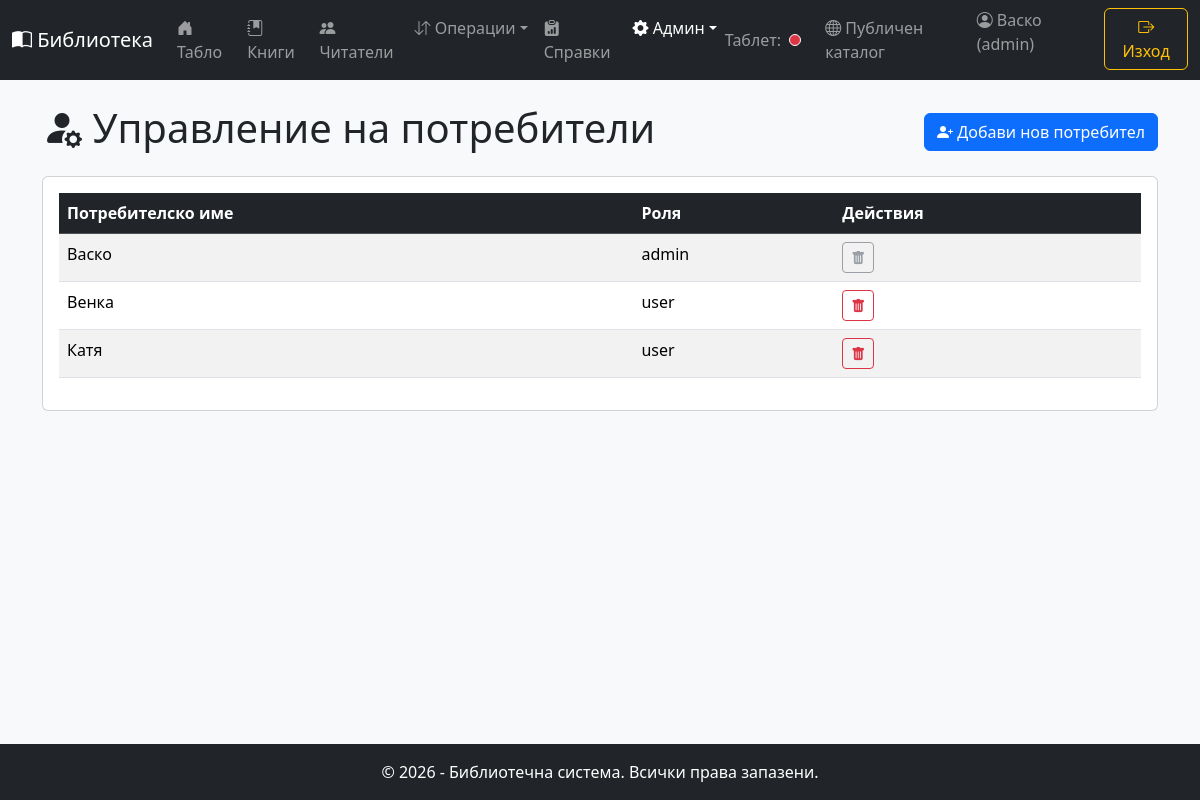
Page /users (signed in) on the committed database.
### tables this page shows
CREATE TABLE users ( id INTEGER PRIMARY KEY AUTOINCREMENT, username TEXT UNIQUE NOT NULL, password TEXT NOT NULL, role TEXT NOT NULL DEFAULT 'librarian' , failed_login_attempts INTEGER DEFAULT 0, lockout_until DATETIME);

### application/routes_auth.py (the view)
@auth_bp.route('/users')
@admin_required
def users_page():
    conn = get_db()
    users = conn.execute("SELECT id, username, role FROM users ORDER BY username").fetchall()
    return render_template('users.html', users=users)

### application/utils.py (called while the page is built)
def admin_required(f):
    @wraps(f)
    def decorated_function(*args, **kwargs):
        if 'user_id' not in session:
            return redirect(url_for('auth.login_page'))
        if session.get('role') != 'admin':
            flash('Нямате необходимите права за достъп до тази страница.', 'danger')
            return redirect(url_for('main.index'))
        return f(*args, **kwargs)
    return decorated_function

### application/templates/users.html (shortened to what this page needs)
{% extends "base.html" %}
{% block content %}
<div class="d-flex justify-content-between align-items-center mb-3">
    <h1><i class="bi bi-person-fill-gear"></i> Управление на потребители</h1>
    <a href="{{ url_for('auth.add_user_page') }}" class="btn btn-primary"><i class="bi bi-person-plus-fill"></i> Добави нов потребител</a>
</div>
<div class="card">
    <div class="card-body">
        <div class="table-responsive">
            <table class="table table-striped table-hover">
                <thead class="table-dark">
                    <tr>
                        <th>Потребителско име</th>
                        <th>Роля</th>
                        <th>Действия</th>
                    </tr>
                </thead>
                <tbody>
                    {% for user in users %}
                    <tr>
                        <td>{{ user.username }}</td>
                        <td>{{ user.role }}</td>
                        <td>
                            {% if user.id != session.user_id %}
                            <form action="{{ url_for('auth.delete_user', user_id=user.id) }}" method="post" class="d-inline" onsubmit="return confirm('Сигурни ли сте, че искате да изтриете потребител {{ user.username }}?');">
                                <button type="submit" class="btn btn-sm btn-outline-danger" title="Изтрий">
                                    <i class="bi bi-trash-fill"></i>
                                </button>
                            </form>
                            {% else %}
                            <button class="btn btn-sm btn-outline-secondary" disabled title="Не можете да изтриете себе си">
                                <i class="bi bi-trash-fill"></i>
                            </button>
                            {% endif %}
                        </td>
                    </tr>
                    {% endfor %}
                </tbody>
            </table>
        </div>
    </div>
</div>
{% endblock %}

### application/templates/base.html (shortened to what this page needs)
<!DOCTYPE html>
<html lang="bg">
<head>
    <link href="https://cdn.jsdelivr.net/npm/bootstrap@5.3.3/dist/css/bootstrap.min.css" rel="stylesheet">
    <link rel="stylesheet" href="https://cdn.jsdelivr.net/npm/bootstrap-icons@1.11.3/font/bootstrap-icons.css">
    <link rel="stylesheet" href="{{ url_for('static', filename='app.css') }}">
</head>
<body>
    <nav class="navbar navbar-expand-lg navbar-dark bg-dark sticky-top">
        <div class="container-fluid">
            <a class="navbar-brand" href="{{ url_for('main.index') }}"><i class="bi bi-book-half"></i> Библиотека</a>
            <div class="collapse navbar-collapse" id="navbarNav">
                {% if session.user_id %}
                <ul class="navbar-nav me-auto mb-2 mb-lg-0">
                    <li class="nav-item"><a class="nav-link {% if request.endpoint == 'main.index' %}active{% endif %}" href="{{ url_for('main.index') }}"><i class="bi bi-house-door-fill"></i> Табло</a></li>
                    <li class="nav-item"><a class="nav-link {% if 'books' in request.endpoint %}active{% endif %}" href="{{ url_for('books.books_list_page') }}"><i class="bi bi-journal-bookmark-fill"></i> Книги</a></li>
                    <li class="nav-item"><a class="nav-link {% if 'readers' in request.endpoint %}active{% endif %}" href="{{ url_for('readers.readers_list_page') }}"><i class="bi bi-people-fill"></i> Читатели</a></li>
                    <li class="nav-item dropdown">
                        <a class="nav-link dropdown-toggle {% if 'transaction' in request.endpoint %}active{% endif %}" href="#" id="navbarDropdownTransactions" role="button" data-bs-toggle="dropdown" aria-expanded="false"><i class="bi bi-arrow-down-up"></i> Операции</a>
                    </li>
                     <li class="nav-item"><a class="nav-link {% if 'reports' in request.endpoint %}active{% endif %}" href="{{ url_for('reports.reports_page') }}"><i class="bi bi-clipboard-data-fill"></i> Справки</a></li>
                    {% if session.role == 'admin' %}
                    <li class="nav-item dropdown">
                        <a class="nav-link dropdown-toggle {% if 'auth' in request.endpoint or 'settings' in request.endpoint %}active{% endif %}" href="#" id="navbarDropdownAdmin" role="button" data-bs-toggle="dropdown" aria-expanded="false"><i class="bi bi-gear-fill"></i> Админ</a>
                    </li>
                    {% endif %}
                </ul>
                <ul class="navbar-nav ms-auto">
                    <li class="nav-item d-flex align-items-center me-3">
                        <span class="navbar-text">Таблет:</span>
                        <span id="tablet-status-dot" class="status-dot dot-red" title="Таблетът не е свързан"></span>
                    </li>
                     <li class="nav-item"><a class="nav-link" href="{{ url_for('public.public_catalog_page') }}" target="_blank"><i class="bi bi-globe"></i> Публичен каталог</a></li>
                    <li class="nav-item"><span class="navbar-text me-3"><i class="bi bi-person-circle"></i> {{ session.username }} ({{ session.role }})</span></li>
                    <li class="nav-item"><a href="{{ url_for('auth.logout') }}" class="btn btn-outline-warning"><i class="bi bi-box-arrow-right"></i> Изход</a></li>
                </ul>
                {% endif %}
            </div>
        </div>
    </nav>
    <main class="container mt-4">
        {% block content %}{% endblock %}
    </main>
    <footer class="bg-dark text-white text-center p-3 mt-auto">
        <div class="container">&copy; {{ current_year }} - Библиотечна система. Всички права запазени.</div>
    </footer>
</body>
</html>

### application/static/app.css (style rules this page uses)
body { display: flex; flex-direction: column; min-height: 100vh; background-color: #f8f9fa; }
main { flex-grow: 1; }
.status-dot { height: 12px; width: 12px; background-color: #bbb; border-radius: 50%; display: inline-block; margin-left: 8px; border: 1px solid #fff; vertical-align: middle; }
.dot-red { background-color: #dc3545; }

### rows in the picture
users: username "Васко", role "admin"
users: username "Венка", role "user"
users: username "Катя", role "user"
